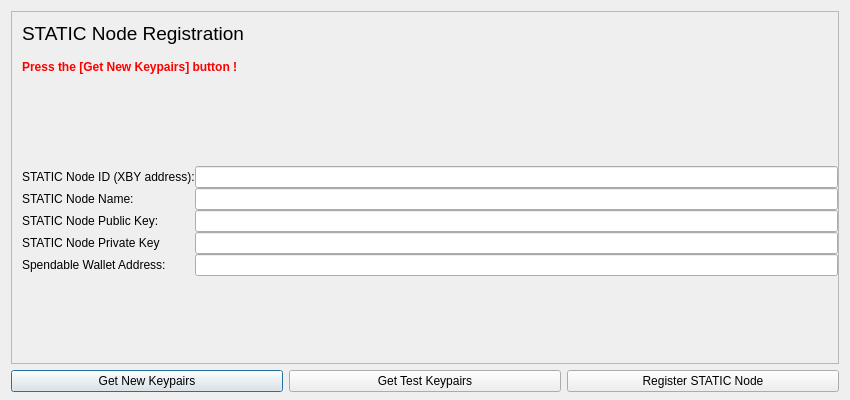
<?xml version="1.0" encoding="UTF-8"?>
<ui version="4.0">
 <class>RegSTaTiCnodeDialog</class>
 <widget class="QDialog" name="RegSTaTiCnodeDialog">
  <property name="geometry">
   <rect>
    <x>0</x>
    <y>0</y>
    <width>850</width>
    <height>400</height>
   </rect>
  </property>
  <property name="windowTitle">
   <string>Registrating STATIC Node</string>
  </property>
  <layout class="QVBoxLayout" name="verticalLayout" stretch="0,0">
   <property name="bottomMargin">
    <number>8</number>
   </property>
   <item>
    <widget class="QFrame" name="frameSTaTiCnodeControl">
     <property name="sizePolicy">
      <sizepolicy hsizetype="Expanding" vsizetype="Expanding">
       <horstretch>0</horstretch>
       <verstretch>0</verstretch>
      </sizepolicy>
     </property>
     <property name="maximumSize">
      <size>
       <width>16777215</width>
       <height>16777215</height>
      </size>
     </property>
	
     <property name="frameShape">
      <enum>QFrame::StyledPanel</enum>
     </property>
     <property name="frameShadow">
      <enum>QFrame::Sunken</enum>
     </property>
     <layout class="QVBoxLayout" name="verticalLayoutSTaTiCnodeControl2">
      <property name="spacing">
       <number>6</number>
      </property>
      <property name="leftMargin">
       <number>0</number>
      </property>
      <property name="topMargin">
       <number>0</number>
      </property>
      <property name="rightMargin">
       <number>0</number>
      </property>
      <property name="bottomMargin">
       <number>6</number>
      </property>
      <item>
       <layout class="QVBoxLayout" name="verticalLayoutSTaTiCnodeControl" stretch="0,0,0,0,0">
        <property name="spacing">
         <number>0</number>
        </property>
        <property name="leftMargin">
         <number>10</number>
        </property>
        <property name="topMargin">
         <number>10</number>
        </property>
        <item>
         <layout class="QHBoxLayout" name="horizontalLayoutSTaTiCnodeControl1">
          <property name="bottomMargin">
           <number>15</number>
          </property>
          <item>
           <widget class="QLabel" name="labelRegSTaTiCnodeFeatures">
            <property name="sizePolicy">
             <sizepolicy hsizetype="Preferred" vsizetype="Maximum">
              <horstretch>0</horstretch>
              <verstretch>0</verstretch>
             </sizepolicy>
            </property>
            <property name="font">
             <font>
              <weight>75</weight>
              <bold>true</bold>
             </font>
            </property>
            <property name="styleSheet">
             <string notr="true">font-weight:bold; font: 14pt;</string>
            </property>
            <property name="text">
             <string>STATIC Node Registration</string>
            </property>
           </widget>
          </item>
         </layout>
        </item>
        <item>
         <layout class="QHBoxLayout" name="horizontalLayoutSTaTiCnodeControl2" stretch="0,0">
          <property name="spacing">
           <number>8</number>
          </property>
          <property name="bottomMargin">
           <number>10</number>
          </property>
          <item>
           <widget class="QLabel" name="labelSTaTiCnodeControlMsgBox">
            <property name="font">
             <font>
              <weight>75</weight>
              <bold>true</bold>
             </font>
            </property>
            <property name="styleSheet">
             <string notr="true">color:red;font-weight:bold;</string>
            </property>
            <property name="text">
             <string>Press the [Get New Keypairs] button !</string>
            </property>
            <property name="margin">
             <number>5</number>
            </property>
           </widget>
          </item>
          <item>
           <spacer name="horizontalSpacerSTaTiCnodeControl">
            <property name="orientation">
             <enum>Qt::Horizontal</enum>
            </property>
            <property name="sizeHint" stdset="0">
             <size>
              <width>40</width>
              <height>1</height>
             </size>
            </property>
           </spacer>
          </item>
         </layout>
        </item>
        <item>
         <widget class="QWidget" name="widgetSTaTiCnodeControl" native="true">
          <property name="sizePolicy">
           <sizepolicy hsizetype="Preferred" vsizetype="Preferred">
            <horstretch>0</horstretch>
            <verstretch>0</verstretch>
           </sizepolicy>
          </property>
          <property name="minimumSize">
           <size>
            <width>0</width>
            <height>0</height>
           </size>
          </property>
          <property name="styleSheet">
           <string notr="true"/>
          </property>
          <layout class="QHBoxLayout" name="horizontalLayoutSTaTiCnodeControl5">
           <property name="leftMargin">
            <number>0</number>
           </property>
           <property name="topMargin">
            <number>0</number>
           </property>
           <property name="rightMargin">
            <number>0</number>
           </property>
           <property name="bottomMargin">
            <number>0</number>
           </property>
           <item>
            <spacer name="verticalSpacer">
             <property name="orientation">
              <enum>Qt::Vertical</enum>
             </property>
             <property name="sizeHint" stdset="0">
              <size>
               <width>20</width>
               <height>40</height>
              </size>
             </property>
            </spacer>
           </item>
          </layout>
         </widget>
        </item>
        <item>
         <layout class="QFormLayout" name="formLayout">
        <property name="fieldGrowthPolicy">
         <enum>QFormLayout::AllNonFixedFieldsGrow</enum>
        </property>         
          <item row="0" column="0">
           <widget class="QLabel" name="sTaTiCNodeIDLabel">
            <property name="text">
             <string>STATIC Node ID (XBY address):</string>
            </property>
           </widget>
          </item>
          <item row="0" column="1">
           <widget class="QLineEdit" name="sTaTiCNodeIDLineEdit"/>
          </item>
          <item row="1" column="0">
           <widget class="QLabel" name="sTaTiCNodeNameLabel">
            <property name="text">
             <string>STATIC Node Name:</string>
            </property>
           </widget>
          </item>
          <item row="1" column="1">
           <widget class="QLineEdit" name="sTaTiCNodeNameLineEdit"/>
          </item>
          <item row="2" column="0">
           <widget class="QLabel" name="sTaTiCNodePublicKeyLabel">
            <property name="text">
             <string>STATIC Node Public Key:</string>
            </property>
           </widget>
          </item>
          <item row="2" column="1">
           <widget class="QLineEdit" name="sTaTiCNodePublicKeyLineEdit"/>
          </item>
          <item row="3" column="0">
           <widget class="QLabel" name="sTaTiCNodePrivateKeyLabel">
            <property name="text">
             <string>STATIC Node Private Key</string>
            </property>
           </widget>
          </item>
          <item row="3" column="1">
           <widget class="QLineEdit" name="sTaTiCNodePrivateKeyLineEdit"/>
          </item>
          <item row="4" column="0">
           <widget class="QLabel" name="spendableWalletAddressLabel">
            <property name="text">
             <string>Spendable Wallet Address:</string>
            </property>
           </widget>
          </item>
          <item row="4" column="1">
           <widget class="QLineEdit" name="spendableWalletAddressLineEdit"/>
          </item>
         </layout>
        </item>
        <item>
         <spacer name="verticalSpacer_2">
          <property name="orientation">
           <enum>Qt::Vertical</enum>
          </property>
          <property name="sizeHint" stdset="0">
           <size>
            <width>20</width>
            <height>40</height>
           </size>
          </property>
         </spacer>
        </item>
       </layout>
      </item>
     </layout>
    </widget>
   </item>
   <item>
    <layout class="QHBoxLayout" name="horizontalLayout">
     <item>
      <widget class="QPushButton" name="pushButtonNewKeyPairs">
       <property name="text">
        <string>Get New Keypairs</string>
       </property>
      </widget>
     </item>
     <item>
      <widget class="QPushButton" name="pushButtonTestKeyPairs">
       <property name="text">
        <string>Get Test Keypairs</string>
       </property>
      </widget>
     </item>
     <item>
      <widget class="QPushButton" name="pushButtonRegSTaTiC">
       <property name="text">
        <string>Register STATIC Node</string>
       </property>
      </widget>
     </item>
    </layout>
   </item>
  </layout>
 </widget>
 <resources>
  <include location="../EOCH.qrc"/>
 </resources>
 <connections/>
</ui>
